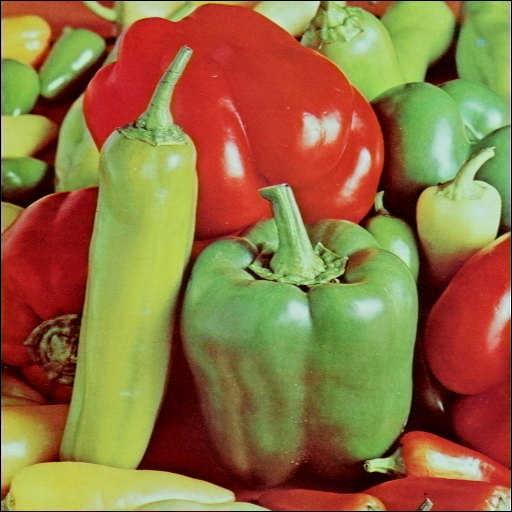
%> input picture PIB/Demos/Demo11 - PseudoColor/peppers.tif, 512 x 512 px, given in place of peppers.png, which was not available
$ octave --eval "color_spaces;"   (GNU Octave 9; MATLAB toolbox functions it lacks are replaced by stand-ins)
%> lines starting %> are read from the running program, lines starting %| are printed output that depends on the picture; pictures that were not available may be replaced by others from this repository, and a replacement may not be noted
%
% ISEL - Instituto Superior de Engenharia de Lisboa.
%
% MEIC - Mestrado em Engenharia Informatica e de Computadores.
% MEIM - Mestrado em Engenharia Inform醫ica e Multim閐ia.
%
% PIB - Processamento de Imagem e Biometria.
%
% color_spaces.m
% An醠ise de espa鏾s de cor.
%
%

function color_spaces()

% Fechar todas as janelas com figuras.
close all;

% [9 lines of commented-out code are left out]
I_RGB = imread('peppers.png');
%> I_RGB is the input picture: size 512x512x3 uint8; mean R, G, B 144.1, 112.8, 64.1

% Converter para imagem com n韛eis de cinzento (M x N x 1).
Ig = rgb2gray(I_RGB);
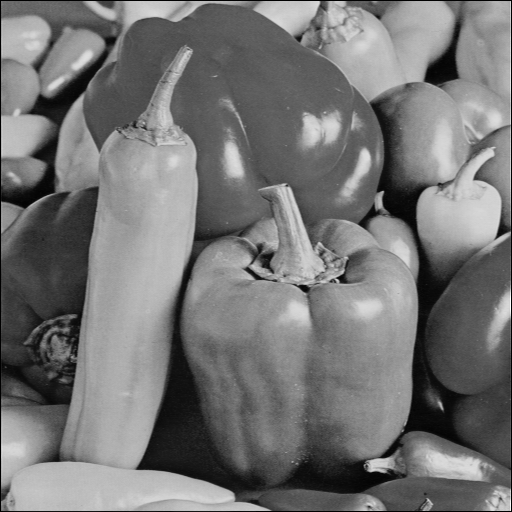
%> Ig: size 512x512 uint8; min 0, max 254, mean 116.7
% rgb2gray converts RGB values to grayscale values by forming a weighted sum of the R, G, and B components:
%Y = 0.2989 * R + 0.5870 * G + 0.1140 * B

% Mostrar imagem RGB e com n韛eis de cinzento.
figure(1);
subplot(121); imshow(I_RGB); title('RGB');
subplot(122); imshow(Ig); title('Gray Scale');

% Mostrar as componentes R, G, B como imagens individuais em n韛eis de cinzento.
figure(2);
subplot(221); imshow(I_RGB);
colormap('gray');
subplot(222); imagesc(I_RGB(:,:,1)); title('R');
subplot(223); imagesc(I_RGB(:,:,2)); title('G');
subplot(224); imagesc(I_RGB(:,:,3)); title('B');
%> after `title('B')`:
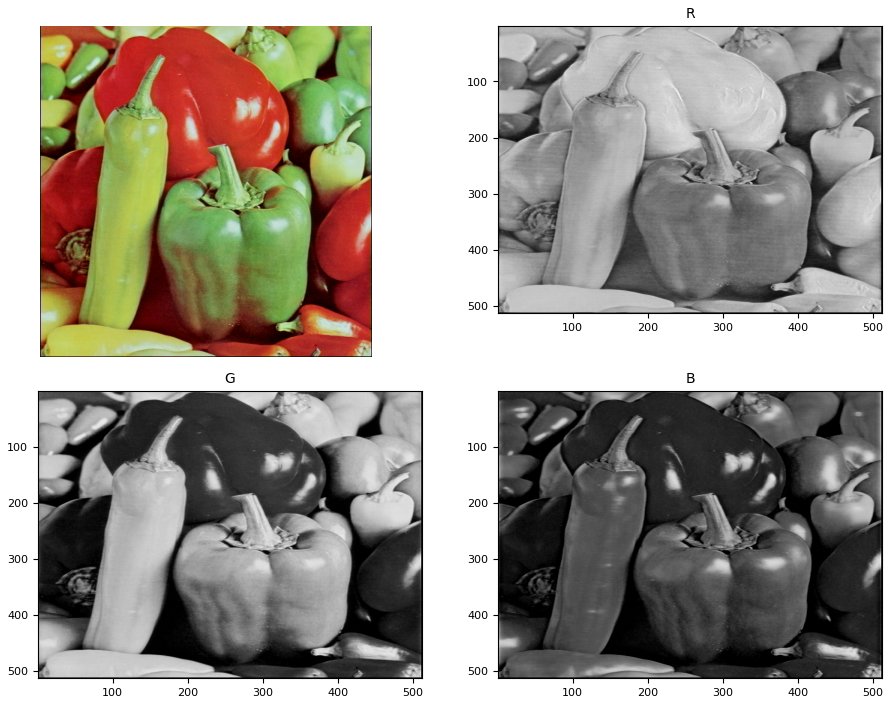
%> figure redrawn from the program's plot data, 4 panels

% An醠ise da energia das v醨ias componentes R, G e B.
ER = sum (sum(I_RGB(:,:,1).^2))
%> ER = 66364440
EG = sum (sum(I_RGB(:,:,2).^2))
%> EG = 60681933
EB = sum (sum(I_RGB(:,:,3).^2))
%> EB = 59231474


% [17 lines of commented-out code are left out]
I_YCbCr = rgb2ycbcr(I_RGB);
%> I_YCbCr: size 512x512x3 uint8; mean of channels 1, 2, 3 116.2, 102, 145.2
figure(3);
subplot(221); imshow(I_RGB);
colormap('gray');
subplot(222); imagesc(I_YCbCr(:,:,1)); title('Y');
subplot(223); imagesc(I_YCbCr(:,:,2)); title('Cb');
subplot(224); imagesc(I_YCbCr(:,:,3)); title('Cr');
%> after `title('Cr')`:
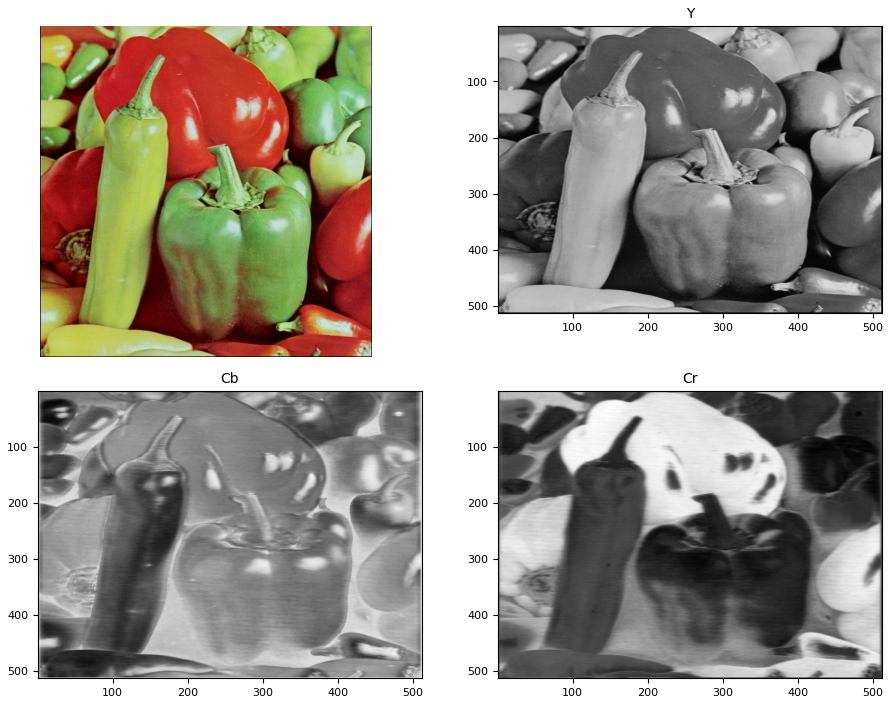
%> figure redrawn from the program's plot data, 4 panels
%
%
% Converter a imagem RGB na respetiva imagem HSV.
% H = Hue.
% S = Saturation.
% V = Value.
% http://en.wikipedia.org/wiki/HSL_and_HSV
I_HSV = rgb2hsv(I_RGB);
%> I_HSV: size 512x512x3 double; mean H, S, V 0.202, 0.63, 0.626
%> `color_spaces;`:
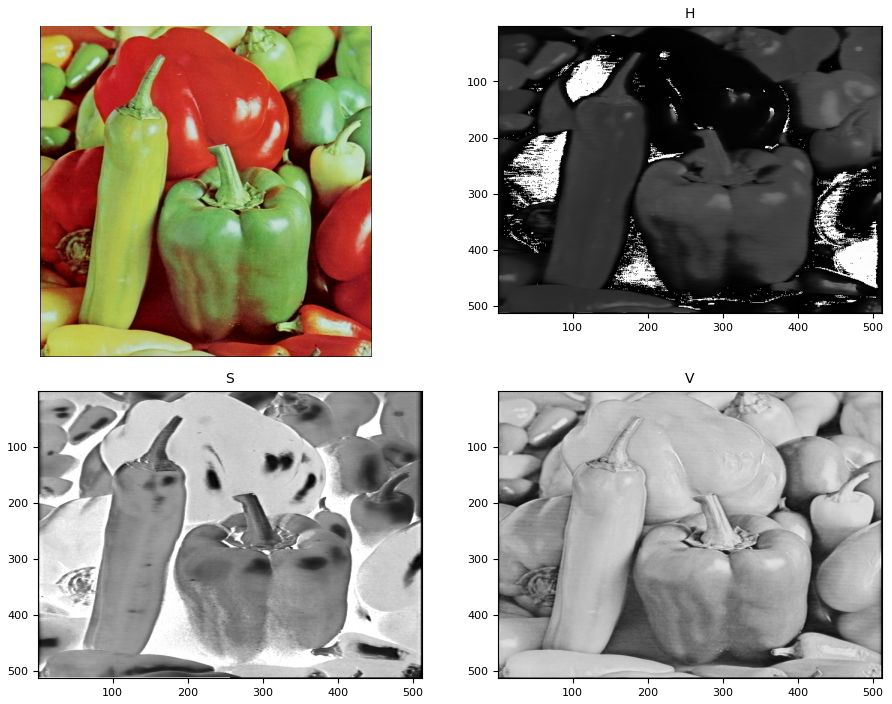
%> figure redrawn from the program's plot data, 4 panels
figure(5);
subplot(221); imshow(hsv2rgb(I_HSV));
colormap('gray');
subplot(222); imagesc(I_HSV(:,:,1)); title('H');
subplot(223); imagesc(I_HSV(:,:,2)); title('S');
subplot(224); imagesc(I_HSV(:,:,3)); title('V');

return

$ run again, with PIB/Demos/Demo11 - PseudoColor/football.bmp saved as PIB/Demos/Demo11 - PseudoColor/peppers.tif
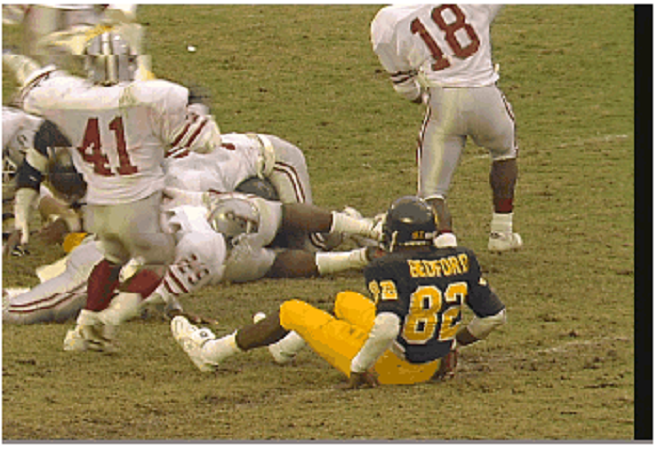
%> input picture PIB/Demos/Demo11 - PseudoColor/football.bmp, 657 x 459 px, given in place of peppers.png, which was not available
%> in color_spaces, I_RGB is the input picture: size 459x657x3 uint8; mean R, G, B 145.2, 129.8, 88.6
%> in color_spaces, `title('B')`:
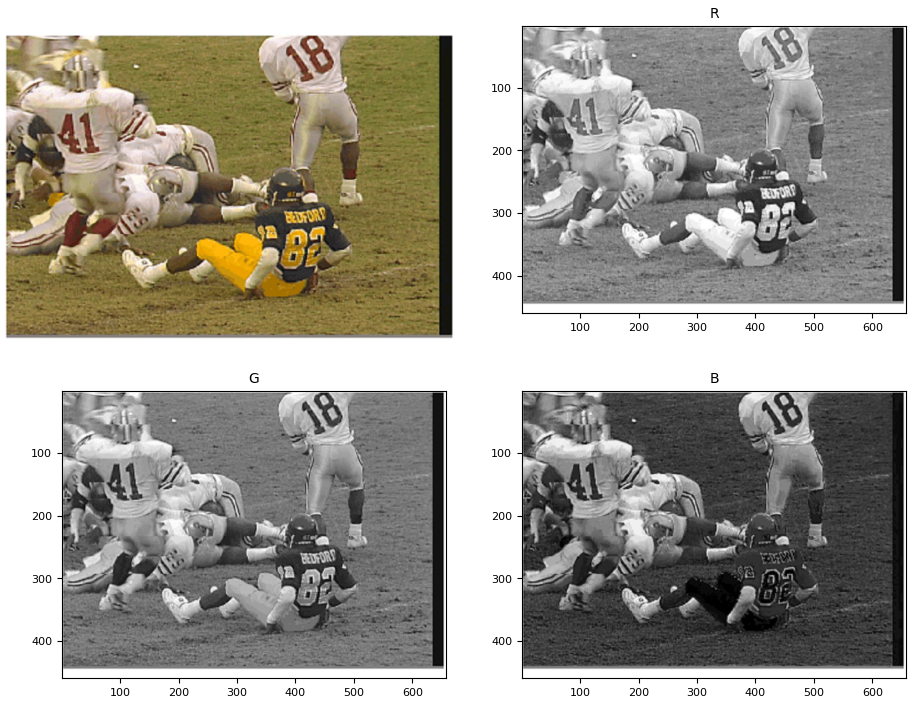
%> figure redrawn from the program's plot data, 4 panels
%> ER = 76659846
%> EG = 76682766
%> EB = 74863842
%> I_YCbCr: size 459x657x3 uint8; mean of channels 1, 2, 3 127.4, 107.6, 137.7
%> I_HSV: size 459x657x3 double; mean H, S, V 0.128, 0.421, 0.569
%> `color_spaces;`:
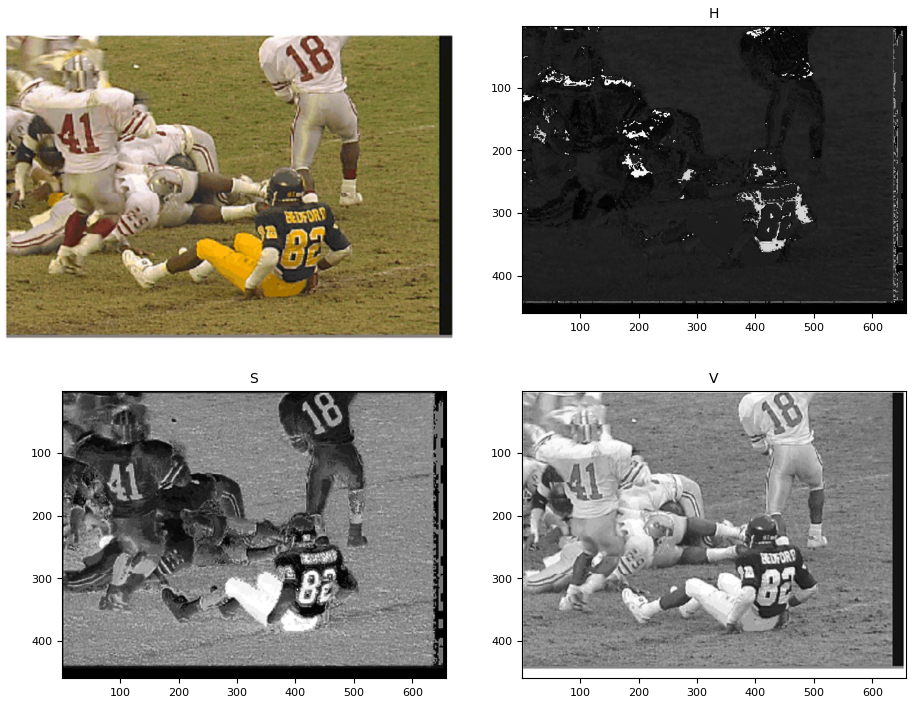
%> figure redrawn from the program's plot data, 4 panels

$ run again, with PIB/Demos/Demo11 - PseudoColor/monarch.tif copied over PIB/Demos/Demo11 - PseudoColor/peppers.tif
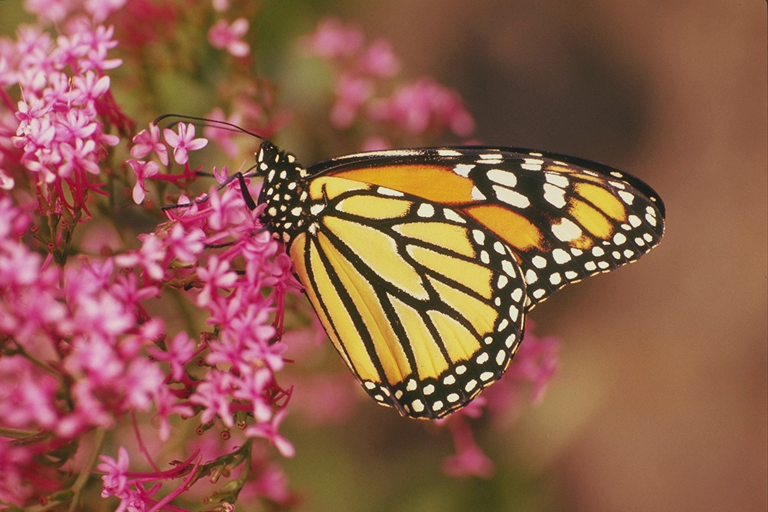
%> input picture PIB/Demos/Demo11 - PseudoColor/monarch.tif, 768 x 512 px, given in place of peppers.png, which was not available
%> in color_spaces, I_RGB is the input picture: size 512x768x3 uint8; mean R, G, B 143.5, 93, 75
%> in color_spaces, `title('B')`:
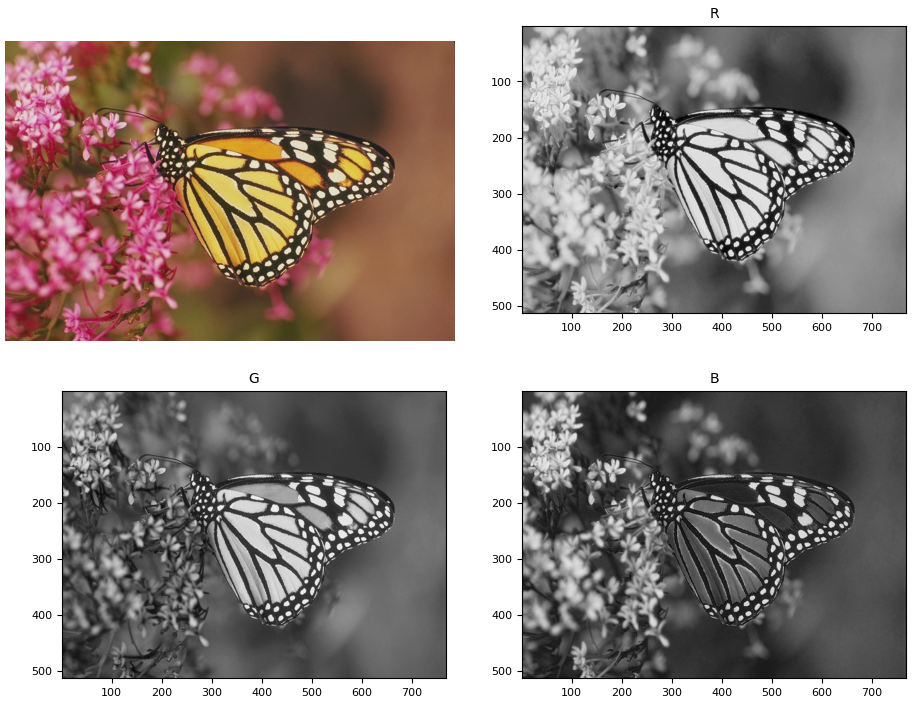
%> figure redrawn from the program's plot data, 4 panels
%> ER = 100270080
%> EG = 100252646
%> EB = 100007167
%> I_YCbCr: size 512x768x3 uint8; mean of channels 1, 2, 3 107, 112.6, 151.5
%> I_HSV: size 512x768x3 double; mean H, S, V 0.27, 0.526, 0.563
%> `color_spaces;`:
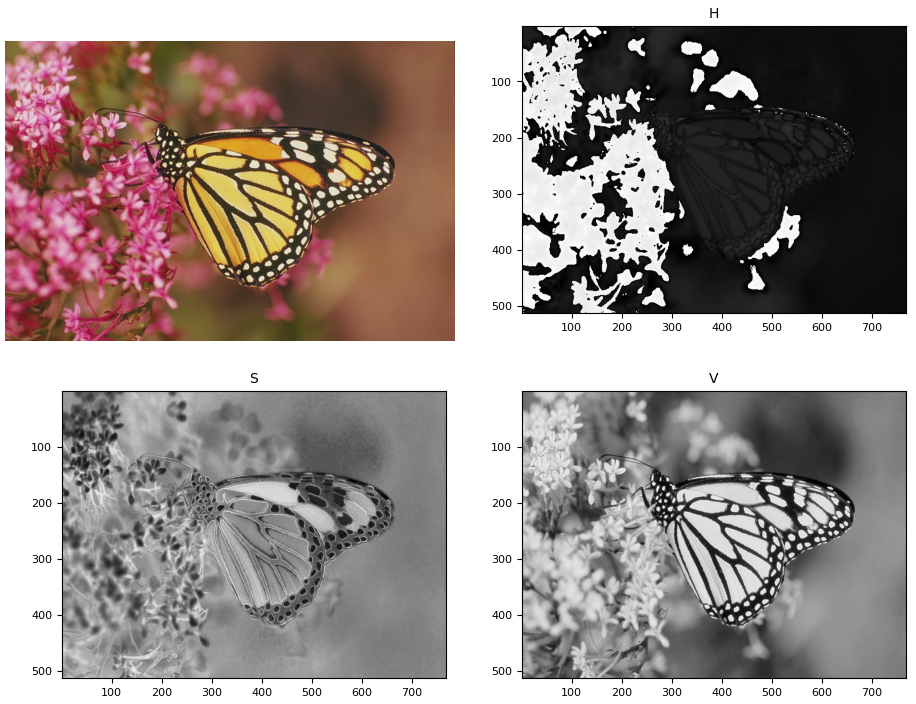
%> figure redrawn from the program's plot data, 4 panels

$ run again, with PIB/Demos/Demo11 - PseudoColor/tulips.tif copied over PIB/Demos/Demo11 - PseudoColor/peppers.tif
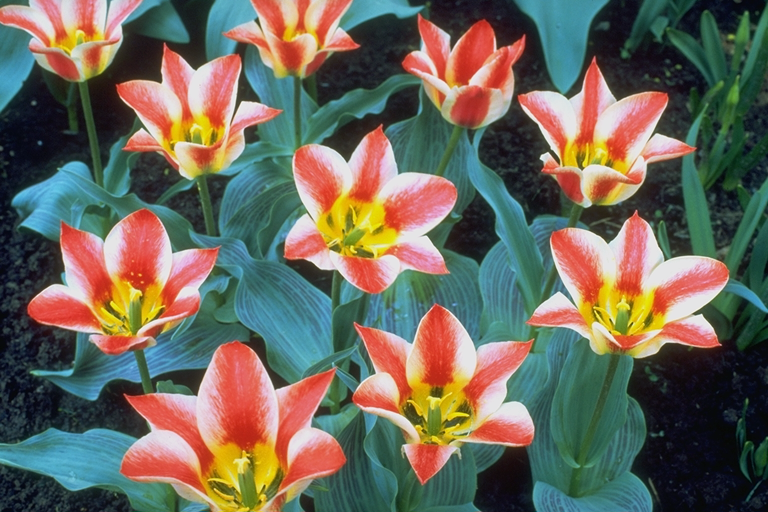
%> input picture PIB/Demos/Demo11 - PseudoColor/tulips.tif, 768 x 512 px, given in place of peppers.png, which was not available
%> in color_spaces, I_RGB is the input picture: size 512x768x3 uint8; mean R, G, B 109.5, 104, 91.1
%> in color_spaces, `title('B')`:
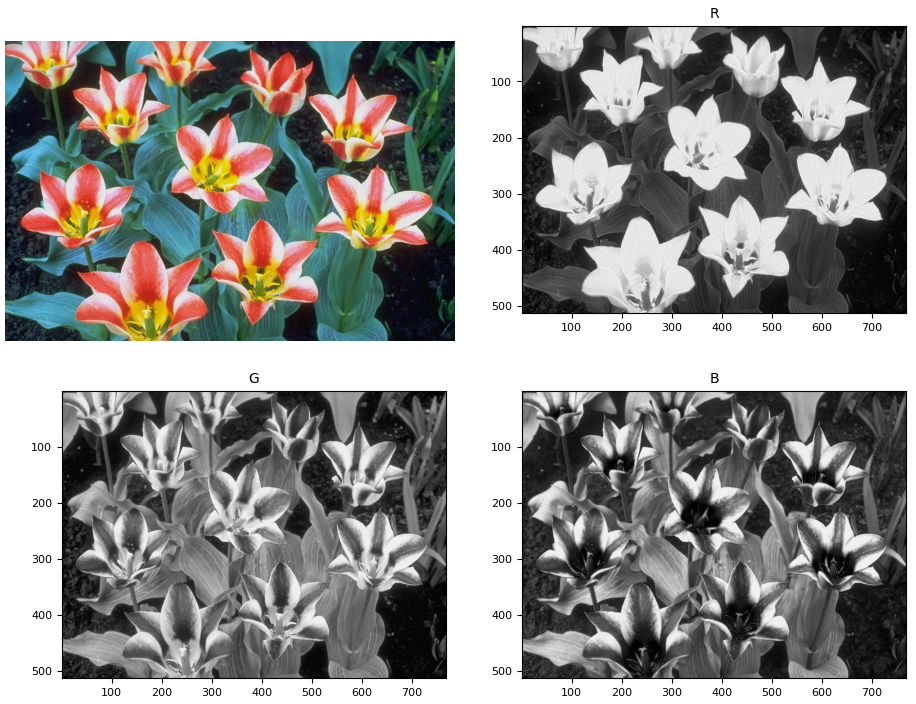
%> figure redrawn from the program's plot data, 4 panels
%> ER = 96119423
%> EG = 96908728
%> EB = 97722546
%> I_YCbCr: size 512x768x3 uint8; mean of channels 1, 2, 3 105.5, 121.5, 131.3
%> I_HSV: size 512x768x3 double; mean H, S, V 0.405, 0.453, 0.523
%> `color_spaces;`:
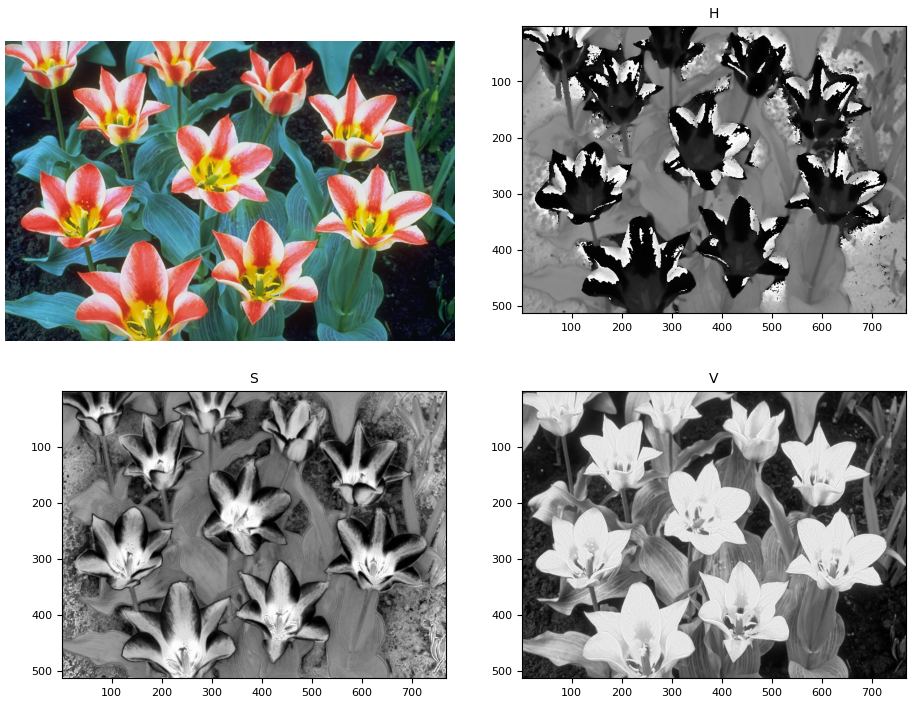
%> figure redrawn from the program's plot data, 4 panels
